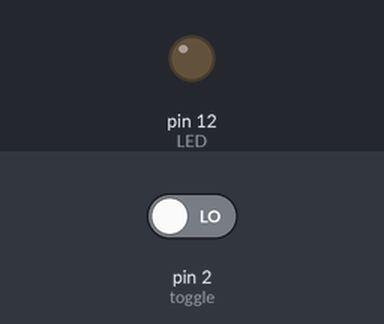
The sketch below on a simulated Arduino Uno, built with avr-gcc and run on an emulated ATmega328P. Parts: output pins drawn as LEDs (lit = HIGH). Inputs (shaded band) come from the test bench; at power-on: pin 2 (toggle) LOW. What the sketch prints to the serial monitor is not drawn.

Above: at 1.2 s.
1.3 s: pin 2 (toggle) driven HIGH
At 2.2 s:
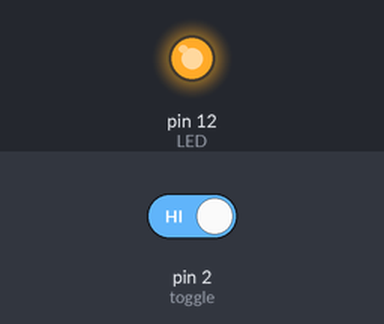
2.8 s: pin 2 (toggle) driven LOW
At 3.4 s:
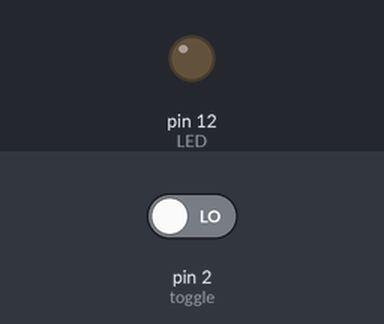
Timing chart, 0 to 5.8 s (numbered marks = the images above; inputs shaded):
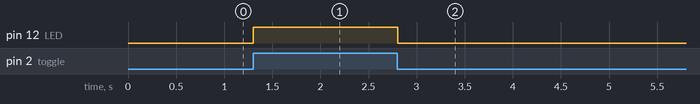

Measured:
- after the input at 1.3 s, pin 12 (LED): LOW → HIGH at once
- after the input at 2.8 s, pin 12 (LED): HIGH → LOW at once

The sketch:

serialReadSwitch.ino
```cpp
int LED = 12;
int toggle = 2;
void setup() {
  // put your setup code here, to run once:
  pinMode(LED, OUTPUT);
  pinMode(toggle, INPUT);
  Serial.begin(9600);

}

void loop() {
  // put your main code here, to run repeatedly:
Serial.println(digitalRead(toggle));
digitalWrite(LED, digitalRead(toggle));
}
```
